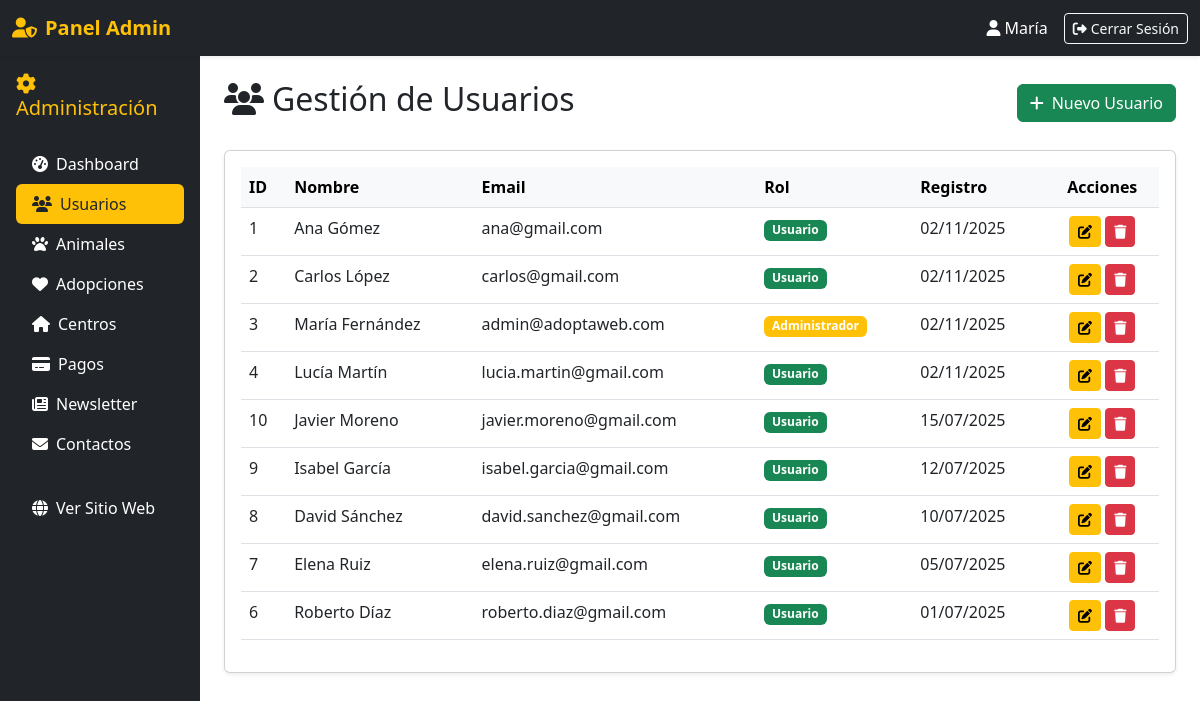
Page /admin/usuarios.php (signed in) on the committed database.
### tables this page shows
CREATE TABLE `usuarios` (
  `id_usuario` int(11) NOT NULL,
  `nombre` varchar(100) NOT NULL,
  `apellido` varchar(100) DEFAULT NULL,
  `email` varchar(150) NOT NULL,
  `password_hash` varchar(255) NOT NULL,
  `telefono` varchar(20) DEFAULT NULL,
  `direccion` varchar(255) DEFAULT NULL,
  `fecha_registro` datetime DEFAULT current_timestamp(),
  `id_rol` int(11) DEFAULT 2
);

CREATE TABLE `roles` (
  `id_rol` int(11) NOT NULL,
  `nombre_rol` varchar(50) DEFAULT NULL
);

### admin/usuarios.php (the view, shortened to what this page needs)
<?php
require_once '../includes/config.php';
$pagina = isset($_GET['pagina']) ? (int)$_GET['pagina'] : 1;
$por_pagina = 15;
$inicio = ($pagina - 1) * $por_pagina;
$stmt = $pdo->prepare("SELECT u.*, r.nombre_rol FROM usuarios u LEFT JOIN roles r ON u.id_rol = r.id_rol ORDER BY u.fecha_registro DESC LIMIT :inicio, :por_pagina");
$stmt->bindValue(':inicio', $inicio, PDO::PARAM_INT);
$stmt->bindValue(':por_pagina', $por_pagina, PDO::PARAM_INT);
$stmt->execute();
$usuarios = $stmt->fetchAll();
?>
<!DOCTYPE html>
<html lang="es">
<head>
    <link href="https://cdn.jsdelivr.net/npm/bootstrap@5.3.0/dist/css/bootstrap.min.css" rel="stylesheet">
    <link rel="stylesheet" href="https://cdnjs.cloudflare.com/ajax/libs/font-awesome/6.4.0/css/all.min.css">
</head>
<body>
<?php include 'header.php'; ?>
<div class="container-fluid">
    <div class="row">
        <?php include 'sidebar.php'; ?>
        <div class="col-md-10 p-4">
            <div class="d-flex justify-content-between align-items-center mb-4">
                <h2><i class="fas fa-users me-2"></i>Gestión de Usuarios</h2>
                <button class="btn btn-success" data-bs-toggle="modal" data-bs-target="#modalUsuario">
                    <i class="fas fa-plus me-2"></i>Nuevo Usuario
                </button>
            </div>
            <div class="card shadow-sm">
                <div class="card-body">
                    <div class="table-responsive">
                        <table class="table table-hover">
                            <thead class="table-light">
                                <tr>
                                    <th>ID</th>
                                    <th>Nombre</th>
                                    <th>Email</th>
                                    <th>Rol</th>
                                    <th>Registro</th>
                                    <th class="text-center">Acciones</th>
                                </tr>
                            </thead>
                            <tbody>
                                <?php foreach ($usuarios as $usuario): ?>
                                <tr>
                                    <td><?= $usuario['id_usuario'] ?></td>
                                    <td><?= htmlspecialchars($usuario['nombre'] . ' ' . $usuario['apellido']) ?></td>
                                    <td><?= htmlspecialchars($usuario['email']) ?></td>
                                    <td>
                                        <span class="badge bg-<?= $usuario['id_rol'] == 1 ? 'warning' : 'success' ?>">
                                            <?= $usuario['nombre_rol'] ?>
                                        </span>
                                    </td>
                                    <td><?= date('d/m/Y', strtotime($usuario['fecha_registro'])) ?></td>
                                    <td class="text-center">
                                        <a href="usuarios.php?accion=editar&id=<?= $usuario['id_usuario'] ?>"
                                           class="btn btn-sm btn-warning"
                                           data-bs-toggle="modal" data-bs-target="#modalUsuario">
                                            <i class="fas fa-edit"></i>
                                        </a>
                                        <form method="POST" class="d-inline" onsubmit="return confirm('¿Eliminar?')">
                                            <button type="submit" name="eliminar_usuario" class="btn btn-sm btn-danger">
                                                <i class="fas fa-trash"></i>
                                            </button>
                                        </form>
                                    </td>
                                </tr>
                                <?php endforeach; ?>
                            </tbody>
                        </table>
                    </div>
                </div>
            </div>
        </div>
    </div>
</body>
</html>

### rows in the picture
usuarios: id_usuario "1", nombre+apellido "Ana Gómez", email "ana@gmail.com", id_rol.nombre_rol "Usuario", fecha_registro "02/11/2025"
usuarios: id_usuario "2", nombre+apellido "Carlos López", email "carlos@gmail.com", id_rol.nombre_rol "Usuario", fecha_registro "02/11/2025"
usuarios: id_usuario "3", nombre+apellido "María Fernández", email "admin@adoptaweb.com", id_rol.nombre_rol "Administrador", fecha_registro "02/11/2025"
usuarios: id_usuario "4", nombre+apellido "Lucía Martín", email "lucia.martin@gmail.com", id_rol.nombre_rol "Usuario", fecha_registro "02/11/2025"
usuarios: id_usuario "10", nombre+apellido "Javier Moreno", email "javier.moreno@gmail.com", id_rol.nombre_rol "Usuario", fecha_registro "15/07/2025"
usuarios: id_usuario "9", nombre+apellido "Isabel García", email "isabel.garcia@gmail.com", id_rol.nombre_rol "Usuario", fecha_registro "12/07/2025"
usuarios: id_usuario "8", nombre+apellido "David Sánchez", email "david.sanchez@gmail.com", id_rol.nombre_rol "Usuario", fecha_registro "10/07/2025"
usuarios: id_usuario "7", nombre+apellido "Elena Ruiz", email "elena.ruiz@gmail.com", id_rol.nombre_rol "Usuario", fecha_registro "05/07/2025"
usuarios: id_usuario "6", nombre+apellido "Roberto Díaz", email "roberto.diaz@gmail.com", id_rol.nombre_rol "Usuario", fecha_registro "01/07/2025"

### other values in the picture
$_SESSION['user_name'] "María"
